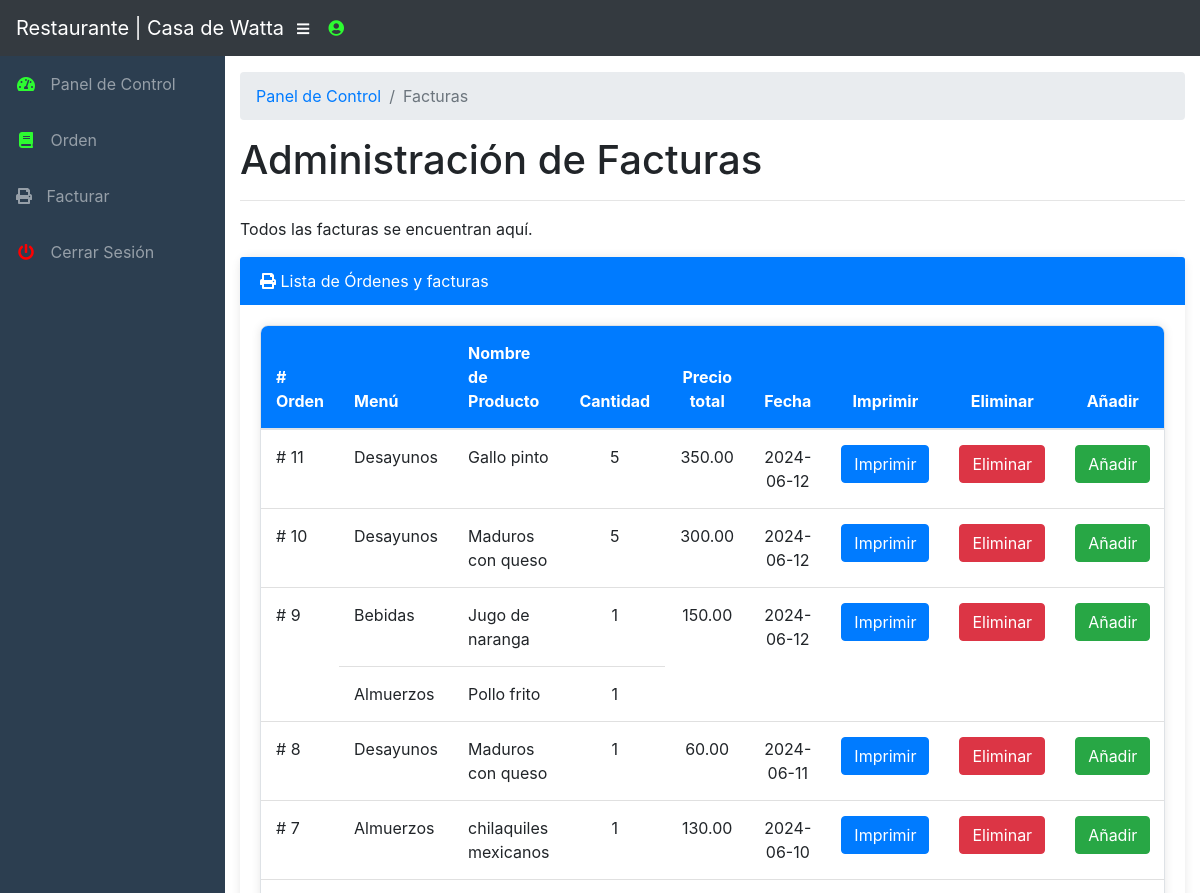
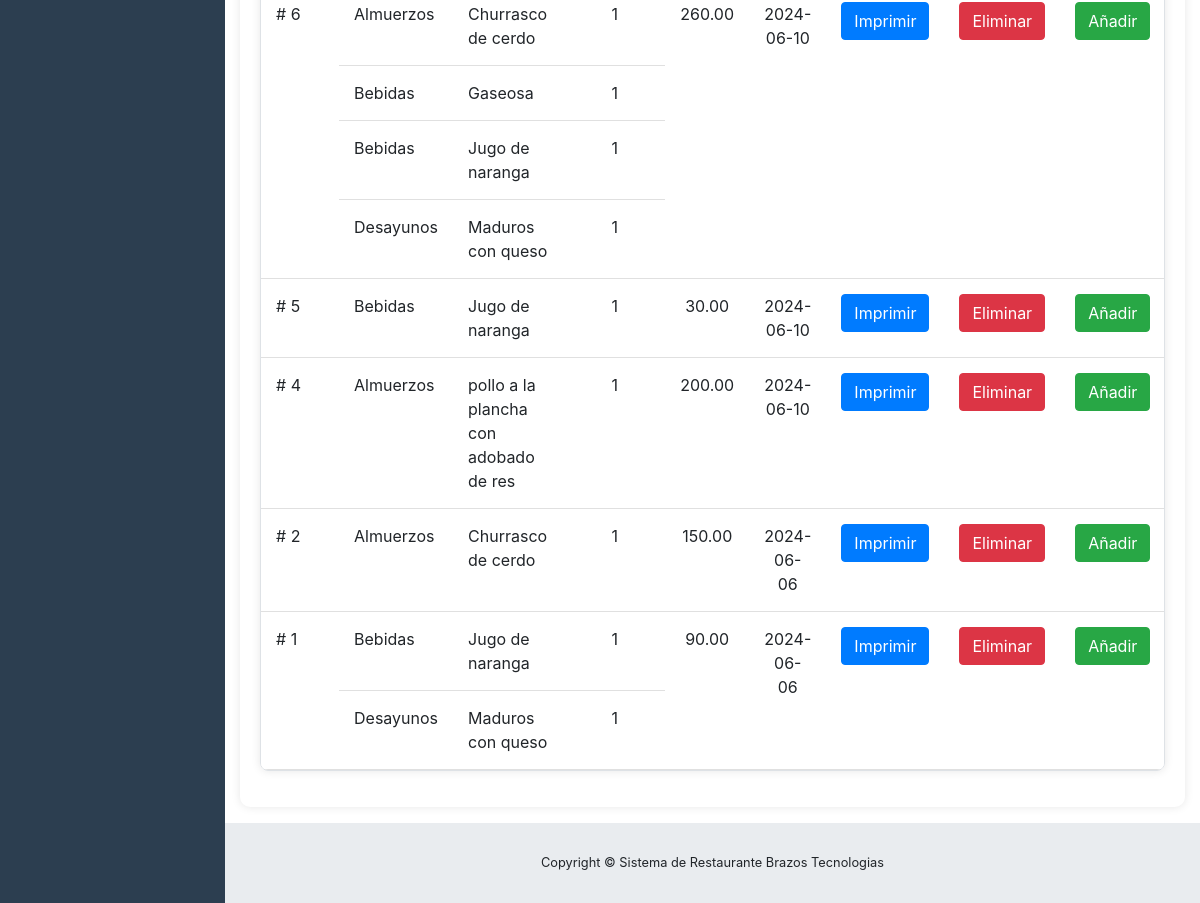
The page /staff/facturar.php (signed in) on the database its author committed (2 pictures, top to bottom).
### tables this page shows
CREATE TABLE `tbl_order` (
  `orderID` int(11) NOT NULL,
  `status` text NOT NULL,
  `total` decimal(15,2) NOT NULL,
  `order_date` date NOT NULL,
  `nombre` varchar(20) DEFAULT NULL,
  `forma_pago` varchar(10) DEFAULT NULL,
  `direccion` varchar(100) DEFAULT NULL,
  `servicio` varchar(20) DEFAULT NULL,
  `costo` int(10) DEFAULT NULL
);

CREATE TABLE `tbl_menu` (
  `menuID` int(11) NOT NULL,
  `menuName` varchar(25) NOT NULL
);

CREATE TABLE `tbl_menuitem` (
  `itemID` int(11) NOT NULL,
  `menuID` int(11) NOT NULL,
  `menuItemName` text NOT NULL,
  `price` decimal(15,2) NOT NULL
);

CREATE TABLE `tbl_orderdetail` (
  `orderID` int(11) NOT NULL,
  `orderDetailID` int(11) NOT NULL,
  `itemID` int(11) NOT NULL,
  `quantity` int(11) NOT NULL
);

### functions.php (called while the page is built, shortened)
<?php
	require("dbconnection.php");
	function getCountID($idnum,$id,$table) {
		global $sqlconnection;
		$query = "SELECT COUNT({$id}) AS {$id} from {$table} WHERE {$id}={$idnum}";
		if ($result = $sqlconnection->query($query)) {
			$res = $result->fetch_array();
			return $res[$id];
		}
		else {
			echo $sqlconnection->error;
			return null;
		}
	}
	function getSalesTotal($orderID) {
		global $sqlconnection;
		$total = null;
		$query = "SELECT total FROM tbl_order WHERE orderID = ".$orderID;
		if ($result = $sqlconnection->query($query)) {
			if ($res = $result->fetch_array()) {
				$total = $res[0];
				return $total;
			}
			return $total;
		}
		else {
			echo $sqlconnection->error;
			return null;
		}
	}
?>

### staff/facturar.php (the view, shortened to what this page needs)
<?php
  include("../functions.php");
?>
<!DOCTYPE html>
<html lang="es">
  <head>
    <link href="vendor/bootstrap/css/bootstrap.min.css" rel="stylesheet">
    <link href="vendor/fontawesome-free/css/all.min.css" rel="stylesheet" type="text/css">
    <link href="vendor/datatables/dataTables.bootstrap4.css" rel="stylesheet">
    <link href="css/sb-admin.css" rel="stylesheet">
    <link href="../css/stylesmac.css" rel="stylesheet">
  </head>
  <body id="page-top">
    <nav class="navbar navbar-expand navbar-dark bg-dark static-top">
      <a class="navbar-brand mr-1" href="index.php">Restaurante | Casa de Watta</a>
      <button class="btn btn-link btn-sm text-white order-1 order-sm-0" id="sidebarToggle" href="#">
        <i class="fas fa-bars"></i>
      </button>
      <ul class="navbar-nav ml-auto ml-md-0">
        <li class="nav-item dropdown no-arrow">
          <a class="nav-link dropdown-toggle" href="#" id="userDropdown" role="button" data-toggle="dropdown" aria-haspopup="true" aria-expanded="false">
            <i class="fas fa-user-circle fa-fw"style="color: #2dfb31;"></i>
          </a>
        </li>
      </ul>
    </nav>
    <div id="wrapper">
      <ul class="sidebar navbar-nav">
        <li class="nav-item">
          <a class="nav-link" href="index.php">
            <i class="fas fa-fw fa-tachometer-alt"style="color: #2dfb31;"></i>
            <span>Panel de Control</span>
          </a>
        </li>
        <?php
          if ($_SESSION['user_role'] == "Mesero") {
            echo '
            <li class="nav-item">
              <a class="nav-link" href="order.php">
                <i class="fas fa-fw fa-book" style="color: #2dfb31;"></i>
                <span>Orden</span></a>
            </li>
          ';
          }
        ?>
<li class="nav-item">
          <a class="nav-link" href="facturar.php">
          <i class="fas fa-regular fa-print"></i>
            <span>Facturar</span></a>
        </li>
        <li class="nav-item">
          <a class="nav-link" href="#" data-toggle="modal" data-target="#logoutModal">
            <i class="fas fa-fw fa-power-off"style="color: #FF0000;"></i>
            <span>Cerrar Sesión</span>
          </a>
        </li>
      </ul>
      <div id="content-wrapper">
        <div class="container-fluid">
          <ol class="breadcrumb">
            <li class="breadcrumb-item">
              <a href="index.php">Panel de Control</a>
            </li>
            <li class="breadcrumb-item active">Facturas</li>
          </ol>
          <h1>Administración de Facturas</h1>
          <hr>
          <p>Todos las facturas se encuentran aquí.</p>
          <div class="card mb-3">
            <div class="card-header">
            <i class="fas fa-regular fa-print" ></i>
              Lista de Órdenes y facturas</div>
            <div class="card-body">
              <table id="tblCurrentOrder" class="table table-responsive table-bordered" width="100%" cellspacing="0">
                    <thead>
                      <th># Orden</th>
                      <th>Menú</th>
                      <th>Nombre de Producto</th>
                      <th class='text-center'>Cantidad</th>
                      <th class='text-center'>Precio total</th>
                      <th class='text-center'>Fecha</th>
                      <th class='text-center'>Imprimir</th>
                      <th class='text-center'>Eliminar</th>
                      <th class='text-center'>Añadir</th>
                    </thead>
                    <tbody id="tblBodyCurrentOrder">
                      <?php
                      $displayOrderQuery =  "
                        SELECT o.orderID, o.nombre,m.menuName, OD.itemID,MI.menuItemName,OD.quantity,O.status,mi.price ,o.order_date
                        FROM tbl_order O
                        LEFT JOIN tbl_orderdetail OD
                        ON O.orderID = OD.orderID
                        LEFT JOIN tbl_menuitem MI
                        ON OD.itemID = MI.itemID
                        LEFT JOIN tbl_menu M
                        ON MI.menuID = M.menuID ORDER BY orderID DESC
                        ";
                      if ($orderResult = $sqlconnection->query($displayOrderQuery)) {
                        $currentspan = 0;
                        if ($orderResult->num_rows == 0) {
                          echo "<tr><td class='text-center' colspan='7' >Actualmente no hay pedido en este momento. </td></tr>";
                        }
                        else {
                          while($orderRow = $orderResult->fetch_array(MYSQLI_ASSOC)) {
                            $rowspan = getCountID($orderRow["orderID"],"orderID","tbl_orderdetail");
                            if ($currentspan == 0) {
                              $currentspan = $rowspan;
                            }
                            echo "<tr>";
                            if ($currentspan == $rowspan) {
                              echo "<td rowspan=".$rowspan."># ".$orderRow['orderID']."</td>";
                            }
                            echo "
                              <td>".$orderRow['menuName']."</td>
                              <td>".$orderRow['menuItemName']."</td>
                              <td class='text-center'>".$orderRow['quantity']."</td>
                            ";
                            if ($currentspan == $rowspan) {
                              echo "<td rowspan=".$rowspan." class='text-center'>".getSalesTotal($orderRow['orderID'])."</td>";
                              echo "<td rowspan=".$rowspan." class='text-center'>".$orderRow['order_date']."</td>";
                                  $id = $orderRow['orderID'];
                               echo "<td rowspan=".$rowspan." class='text-center'><a href='../admin/factura/factura.php?id=$id' class='btn btn-primary'>Imprimir</a></td>";
                               echo "<td rowspan=".$rowspan." class='text-center'><a href='#' class='btn btn-danger'>Eliminar</a></td>";
                               echo "<td rowspan=".$rowspan." class='text-center'><a href='editorder.php?id=$id' class='btn btn-success'>Añadir</a></td>";
                            }
                            echo "</tr>";
                            $currentspan--;
                          }
                        }
                        }
                      ?>
                    </tbody>
              </table>
            </div>
            </div>
          </div>
        <footer class="sticky-footer">
          <div class="container my-auto">
            <div class="copyright text-center my-auto">
              <span>Copyright © Sistema de Restaurante Brazos Tecnologias</span>
            </div>
          </div>
        </footer>
      </div>
    </div>
  </body>
</html>

### staff/css/sb-admin.css (style rules this page uses)
html { position: relative; min-height: 100%; }
body { height: 100%; }
#wrapper { display: -webkit-box; display: -ms-flexbox; display: flex; }
#wrapper #content-wrapper { overflow-x: hidden; width: 100%; padding-top: 1rem; padding-bottom: 80px; }
.navbar-nav .nav-item.dropdown .dropdown-toggle::after { width: 1rem; text-align: center; float: right; vertical-align: 0; border: 0; font-weight: 900; content: '\f105'; font-family: 'Font Awesome 5 Free'; }
.navbar-nav .nav-item.dropdown.no-arrow .dropdown-toggle::after { display: none; }
.sidebar { width: 90px !important; background-color: #212529; min-height: calc(100vh - 56px); }
.sidebar .nav-item:last-child { margin-bottom: 1rem; }
.sidebar .nav-item .nav-link { text-align: center; padding: 0.75rem 1rem; width: 90px; }
.sidebar .nav-item .nav-link span { font-size: 0.65rem; display: block; }
.sidebar .nav-item .nav-link { color: rgba(255, 255, 255, 0.5); }
@media (min-width: 768px) { .sidebar { width: 225px !important; } }
@media (min-width: 768px) { .sidebar .nav-item .nav-link { display: block; width: 100%; text-align: left; padding: 1rem; width: 225px; } }
@media (min-width: 768px) { .sidebar .nav-item .nav-link span { font-size: 1rem; display: inline; } }
:root { --input-padding-x: 0.75rem; --input-padding-y: 0.75rem; }
footer.sticky-footer { display: -webkit-box; display: -ms-flexbox; display: flex; position: absolute; right: 0; bottom: 0; width: calc(100% - 90px); height: 80px; background-color: #e9ecef; }
footer.sticky-footer .copyright { line-height: 1; font-size: 0.8rem; }
@media (min-width: 768px) { footer.sticky-footer { width: calc(100% - 225px); } }

### css/stylesmac.css (style rules this page uses)
.card { border: 0; border-radius: 10px; box-shadow: 0 0 10px rgba(0, 0, 0, 0.1); }
.card-header { background-color: #007bff; color: #fff; border-bottom: 0; }
.table { background-color: #fff; border-radius: 8px; box-shadow: 0 0 10px rgba(0, 0, 0, 0.1); }
.table th, .table td { border: none; padding: 15px; }
.table th { background-color: #007bff; color: #fff; font-weight: bold; }
.table tr { border-bottom: 1px solid #e0e0e0; }
.sidebar { background-color: #2c3e50; color: #fff; }
.sidebar a { padding: 10px; text-decoration: none; color: #fff; display: block; }
.sidebar .nav-link i { margin-right: 10px; }

### rows shown on the page
tbl_order: orderID "11", tbl_menu.menuName "Desayunos", tbl_menuitem.menuItemName "Gallo pinto", tbl_orderdetail.quantity "5", getSalesTotal($orderRow['orderID']) "350.00", order_date "2024-06-12"
tbl_order: orderID "10", tbl_menu.menuName "Desayunos", tbl_menuitem.menuItemName "Maduros con queso", tbl_orderdetail.quantity "5", getSalesTotal($orderRow['orderID']) "300.00", order_date "2024-06-12"
tbl_order: orderID "9", tbl_menu.menuName "Bebidas", tbl_menuitem.menuItemName "Jugo de naranga", tbl_orderdetail.quantity "1", getSalesTotal($orderRow['orderID']) "150.00", order_date "2024-06-12", tbl_menu.menuName "Almuerzos", tbl_menuitem.menuItemName "Pollo frito"
tbl_order: orderID "8", tbl_menu.menuName "Desayunos", tbl_menuitem.menuItemName "Maduros con queso", tbl_orderdetail.quantity "1", getSalesTotal($orderRow['orderID']) "60.00", order_date "2024-06-11"
tbl_order: orderID "7", tbl_menu.menuName "Almuerzos", tbl_menuitem.menuItemName "chilaquiles mexicanos", tbl_orderdetail.quantity "1", getSalesTotal($orderRow['orderID']) "130.00", order_date "2024-06-10"
tbl_order: orderID "6", tbl_menu.menuName "Almuerzos", tbl_menuitem.menuItemName "Churrasco de cerdo", tbl_orderdetail.quantity "1", getSalesTotal($orderRow['orderID']) "260.00", order_date "2024-06-10", tbl_menu.menuName "Bebidas", tbl_menuitem.menuItemName "Gaseosa", tbl_menuitem.menuItemName "Jugo de naranga", tbl_menu.menuName "Desayunos", tbl_menuitem.menuItemName "Maduros con queso"
tbl_order: orderID "5", tbl_menu.menuName "Bebidas", tbl_menuitem.menuItemName "Jugo de naranga", tbl_orderdetail.quantity "1", getSalesTotal($orderRow['orderID']) "30.00", order_date "2024-06-10"
tbl_order: orderID "4", tbl_menu.menuName "Almuerzos", tbl_menuitem.menuItemName "pollo a la plancha con adobado de res", tbl_orderdetail.quantity "1", getSalesTotal($orderRow['orderID']) "200.00", order_date "2024-06-10"
tbl_order: orderID "2", tbl_menu.menuName "Almuerzos", tbl_menuitem.menuItemName "Churrasco de cerdo", tbl_orderdetail.quantity "1", getSalesTotal($orderRow['orderID']) "150.00", order_date "2024-06-06"
tbl_order: orderID "1", tbl_menu.menuName "Bebidas", tbl_menuitem.menuItemName "Jugo de naranga", tbl_orderdetail.quantity "1", getSalesTotal($orderRow['orderID']) "90.00", order_date "2024-06-06", tbl_menu.menuName "Desayunos", tbl_menuitem.menuItemName "Maduros con queso"
